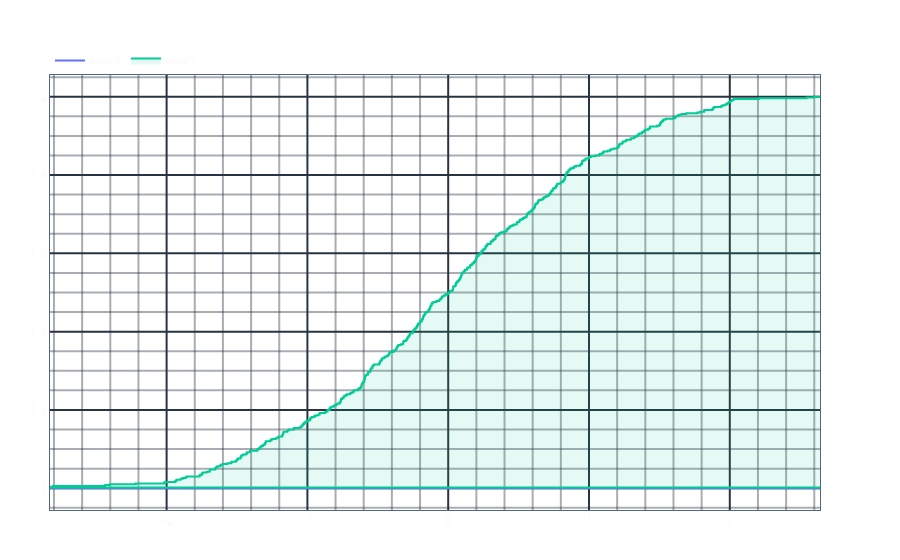

Notebook code for this chart:
### Code cell
import numpy as np
import plotly.graph_objects as go

from mayutils.visualisation.graphs.plotly.charts import (
    Plot,
    PlotConfig,
    Scatter,
    SubPlot,
    SubPlotConfig,
    TracesConfig,
)
from mayutils.visualisation.graphs.plotly.traces import Ecdf, Line

x = np.random.normal(size=500)
rug_count = 1

np.random.seed(1)

Plot.from_traces(
    Line(
        x=x,
        y=[rug_count for _ in range(len(x))],  # type: ignore
        # mode="none",
        # line=dict(color="rgba(0,0,0,0)"),
        # hoverinfo="skip",
    ),
    Ecdf(
        x=x,
        y_shift=rug_count,
        fill="toself",
    ),
    description="",
).show()

### Figure 1 — Plotly figure (JSON) as saved in the notebook; plotly's stock layout.template omitted (floating-point values rounded to 4 significant figures; data arrays with more than 128 entries replaced by an {"elided": "..."} marker saying what was removed)
{"data": [{"meta": "line", "mode": "lines", "text": {"elided": "500 str values"}, "textfont": {"color": "#636efa"}, "type": "scatter", "x": {"elided": "500 float values"}, "y": {"elided": "500 int values"}, "yaxis": "y"}, {"customdata": {"elided": "501 float values"}, "fill": "toself", "fillcolor": "rgba(0, 204, 150, 0.1)", "hovertemplate": "<b>%{fullData.name}</b><br>x: %{x}<br>y: %{customdata}<extra></extra>", "line": {"shape": "vh"}, "meta": "ecdf", "mode": "lines", "text": {"elided": "501 str values"}, "textfont": {"color": "#00cc96"}, "type": "scatter", "x": {"elided": "501 float values"}, "y": {"elided": "501 float values"}, "yaxis": "y"}], "layout": {}}
